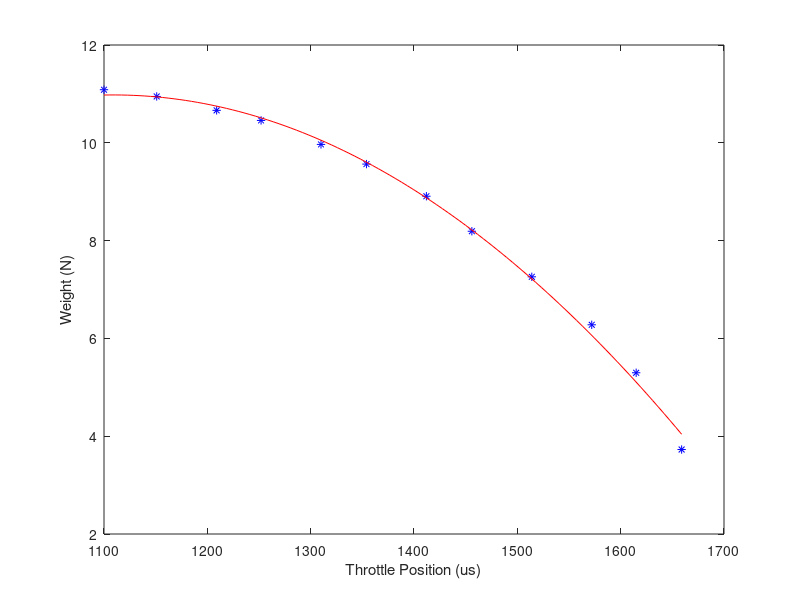
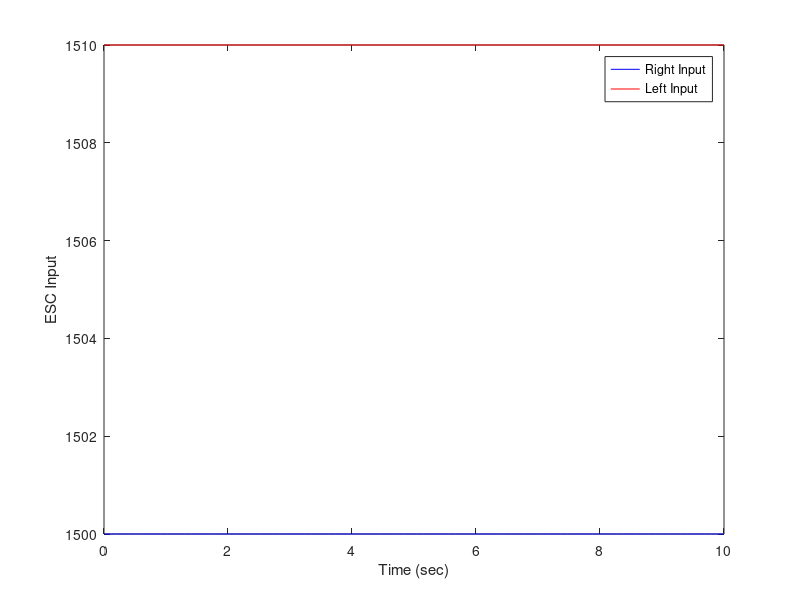
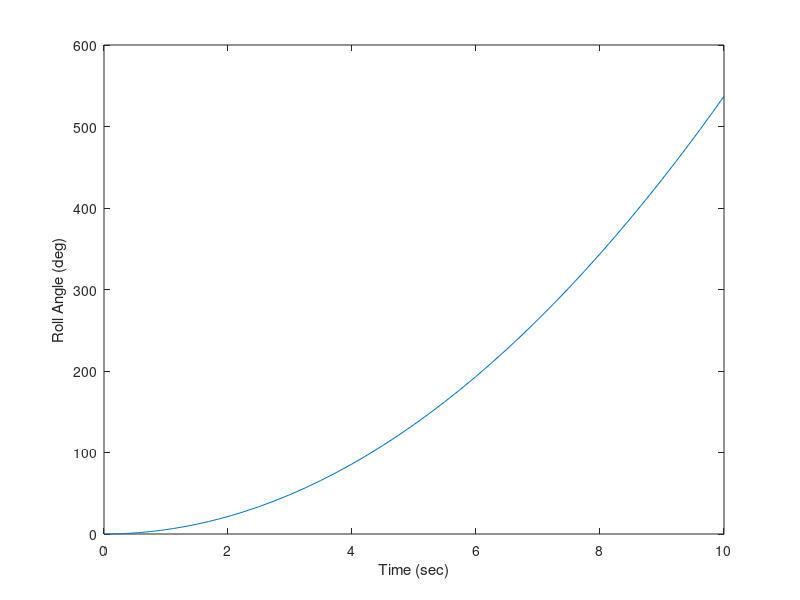
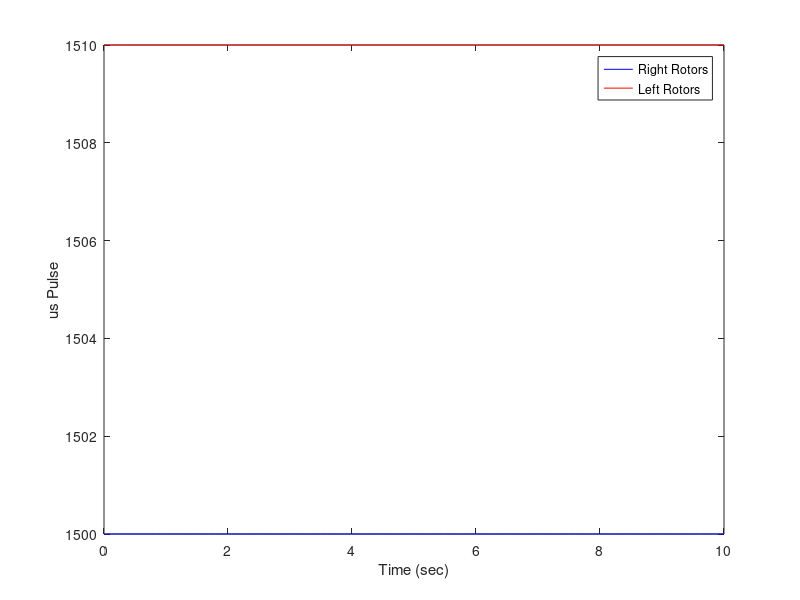

The MATLAB script that drew these images, in order:
%%%%In order to tune the autopilot we need a few things
function auto_tune()
global coeff I W0 us_left us_right %%%need some globals for the function at the bottom
global PILOT_TIME US_LEFT_VEC US_RIGHT_VEC

%%%%Clear stuff but don't clear variables
clc 
close all

%%%%First we need to get the moment of inertia
%%%%For a mass with finite inertia and hinged at a distance d from the cg
%%%%The period is equal to
%I = (T/(2*pi))*m*g*d - m*d^2;

%%%Need to get Period from an experiment
T = 1.0396; %%seconds
%%%Weigh the quad
m = 1.482; %%%kilograms
%%%Need to measure the distance from the cg to the rotation point
d = (7/12)/3.28; %%%inches converted to meters
%%%Assume gravity
g = 9.81;

%%%%This will output I in kg-m^2
I = (T/(2*pi))*m*g*d - m*d^2;

%%%%%The next thing we need to do is measure the thrust of one rotor
W0 = (1130)/1000*g; %%%kilograms converted to Newtons - this is the weight of the quad with the rotors off

%%%%Ok so we take data and get data from the microsecond pulse and the
%%%%weight from the scale
W = [1130 1116 1087 1066 1016 975 908 835 740 640 540 380]*g/1000; %%%You stop taking data when the quad almost lifts off
us = [1100 1151 1209 1252 1310 1354 1412 1456 1514 1572 1615 1659];

%%%Just for kicks lets plot this
figure()
plot(us,W,'b*')
xlabel('Throttle Position (us)')
ylabel('Weight (N)')

%%%This will give us a polynomial that we can use to evaluate thrust
%W=f(us)
coeff = polyfit(us,W,2);

%%%Let's then plot the trend line to make sure this makes sense.
x_fit = linspace(us(1),us(end),100);
y_fit = polyval(coeff,x_fit);
hold on
plot(x_fit,y_fit,'r-')

%%%Artificially Generate two signals
tspan = [0 10];
PILOT_TIME = linspace(tspan(1),tspan(2),100);
US_LEFT_VEC = 0*sin(10*PILOT_TIME) + 1510;
US_RIGHT_VEC = 0*cos(10*PILOT_TIME) + 1500;

figure()
plot(PILOT_TIME,US_RIGHT_VEC,'b-')
hold on
plot(PILOT_TIME,US_LEFT_VEC,'r-')
legend('Right Input','Left Input')
xlabel('Time (sec)')
ylabel('ESC Input')

%%%ok so now we have a way to get Thrust from the us pulse.
%%Now we can kick off our simulation
%%%First we need initial conditions
%%%Let's assume the quad is at 0 degrees from nominal with zero angular
%%%velocity
x0 = [0;0];

%%%Then we use the easy ode45 to integrate our equations of motion
[tout,xout] = ode45(@QuadDerivs,tspan,x0);

us_R_vec = zeros(length(tout),1);
us_L_vec = zeros(length(tout),1);
for idx = 1:length(tout)
    dxdt = QuadDerivs(tout(idx),xout(idx,:));
    us_R_vec(idx) = us_right;
    us_L_vec(idx) = us_left;
end

%%%Once ode45 finishes we can plot the roll angle as a function of time
phi = xout(:,1);
figure()
plot(tout,phi*180/pi) %%Convert it to degrees
xlabel('Time (sec)')
ylabel('Roll Angle (deg)')

figure()
plot(tout,us_R_vec,'b-')
hold on
plot(tout,us_L_vec,'r-')
xlabel('Time (sec)')
ylabel('us Pulse')
legend('Right Rotors','Left Rotors')

%%%Down here we just need to code the derivatives
function dxdt = QuadDerivs(t,x)
global coeff I W0 us_left us_right %%same globals from above
global PILOT_TIME US_LEFT_VEC US_RIGHT_VEC
%%%The input is x here which is the angle and angular velocity
phi = x(1);
phidot = x(2);

%%%We need to measure the distance from the cg to the rotors on the left
%%%and the rotors on the right. We can just take the average of the front
%%%and back rotors
front_rotor = 8.25;
rear_rotor = 7;
avg_rotor = (front_rotor+rear_rotor)/2;
dl = (avg_rotor/12)/3.28; %%%Inches converted to feet

us_left = interp1(PILOT_TIME,US_LEFT_VEC,t);
us_right = interp1(PILOT_TIME,US_RIGHT_VEC,t);

%%%THen using our fancy new polynomial fit we can get thrust on the rotors
TL = -(polyval(coeff,us_left)-W0)/cosd(9.7); %%%The 9.7 is there because the quad was at an angle when we powered up
TR = -(polyval(coeff,us_right)-W0)/cosd(9.7);

%%%So all we need to do from here is compute the angular acceleration
phidbldot = 2*(TL - TR)*dl/I; %%%The two is there because their are two rotors on each side

%%%The derivative is then just
dxdt = [phidot;phidbldot];



